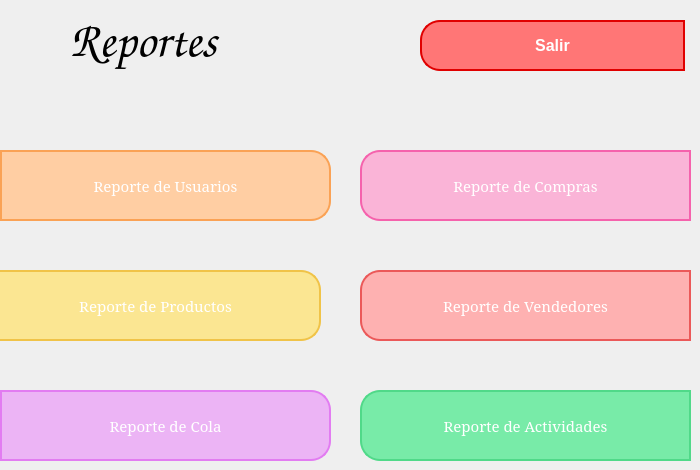
             <widget class="QWidget" name="Reporte">
              <widget class="QLabel" name="label_2">
               <property name="geometry">
                <rect>
                 <x>70</x>
                 <y>0</y>
                 <width>291</width>
                 <height>81</height>
                </rect>
               </property>
               <property name="font">
                <font>
                 <family>Comic Sans MS</family>
                 <pointsize>36</pointsize>
                 <weight>75</weight>
                 <bold>true</bold>
                </font>
               </property>
               <property name="text">
                <string>Reportes</string>
               </property>
              </widget>
              <widget class="QPushButton" name="bt_reporte_usuarios">
               <property name="geometry">
                <rect>
                 <x>0</x>
                 <y>150</y>
                 <width>331</width>
                 <height>71</height>
                </rect>
               </property>
               <property name="font">
                <font>
                 <family>MS Serif</family>
                 <pointsize>11</pointsize>
                 <weight>50</weight>
                 <bold>false</bold>
                </font>
               </property>
               <property name="styleSheet">
                <string notr="true">QPushButton {
    background-color: #ffcea3;
    border: 2px solid #Faa255; 
	color: white;
    padding: 10px;
	border-top-right-radius:20px;
	border-bottom-right-radius:20px;

}

QPushButton:hover {
    background-color:#Faa255;
    border: 2px solid #Faa255; 
}


</string>
               </property>
               <property name="text">
                <string>Reporte de Usuarios</string>
               </property>
               <property name="icon">
                <iconset resource="res1.qrc">
                 <normaloff>:/images/up_employee.png</normaloff>:/images/up_employee.png</iconset>
               </property>
               <property name="iconSize">
                <size>
                 <width>50</width>
                 <height>100</height>
                </size>
               </property>
              </widget>
              <widget class="QPushButton" name="go_login_reportes">
               <property name="geometry">
                <rect>
                 <x>420</x>
                 <y>20</y>
                 <width>265</width>
                 <height>51</height>
                </rect>
               </property>
               <property name="styleSheet">
                <string notr="true">QPushButton {
    background-color: #ff7676;
    border: 2px solid #e00000; 
    color: white;
    font-size: 16px;
    font-weight: bold;
    padding: 10px;
	border-top-left-radius:20px;
	border-bottom-left-radius:20px;

}

QPushButton:hover {
    background-color:#c20000; 
    border: 2px solid #c20000; 
}</string>
               </property>
               <property name="text">
                <string>Salir</string>
               </property>
               <property name="icon">
                <iconset resource="res1.qrc">
                 <normaloff>:/images/bt_back.png</normaloff>:/images/bt_back.png</iconset>
               </property>
               <property name="iconSize">
                <size>
                 <width>30</width>
                 <height>30</height>
                </size>
               </property>
              </widget>
              <widget class="QPushButton" name="bt_reporte_productos">
               <property name="geometry">
                <rect>
                 <x>-10</x>
                 <y>270</y>
                 <width>331</width>
                 <height>71</height>
                </rect>
               </property>
               <property name="font">
                <font>
                 <family>MS Serif</family>
                 <pointsize>11</pointsize>
                 <weight>50</weight>
                 <bold>false</bold>
                </font>
               </property>
               <property name="styleSheet">
                <string notr="true">QPushButton {
    background-color: #FBE692;
    border: 2px solid #F0C348; 
	color: white;
    padding: 10px;
	border-top-right-radius:20px;
	border-bottom-right-radius:20px;

}

QPushButton:hover {
    background-color:#F0C348;
    border: 2px solid #F0C348; 
}


</string>
               </property>
               <property name="text">
                <string>Reporte de Productos</string>
               </property>
               <property name="icon">
                <iconset resource="res1.qrc">
                 <normaloff>:/images/up_products.png</normaloff>:/images/up_products.png</iconset>
               </property>
               <property name="iconSize">
                <size>
                 <width>50</width>
                 <height>100</height>
                </size>
               </property>
              </widget>
              <widget class="QPushButton" name="bt_reportes_COLA">
               <property name="geometry">
                <rect>
                 <x>0</x>
                 <y>390</y>
                 <width>331</width>
                 <height>71</height>
                </rect>
               </property>
               <property name="font">
                <font>
                 <family>MS Serif</family>
                 <pointsize>11</pointsize>
                 <weight>50</weight>
                 <bold>false</bold>
                </font>
               </property>
               <property name="styleSheet">
                <string notr="true">QPushButton {
    background-color: #ecb4f5;
    border: 2px solid #e27cf1; 
	color: white;
    padding: 10px;
	border-top-right-radius:20px;
	border-bottom-right-radius:20px;

}

QPushButton:hover {
    background-color:#e27cf1;
    border: 2px solid #e27cf1; 
}


</string>
               </property>
               <property name="text">
                <string>Reporte de Cola</string>
               </property>
               <property name="icon">
                <iconset>
                 <normaloff>rp_icon.png</normaloff>rp_icon.png</iconset>
               </property>
               <property name="iconSize">
                <size>
                 <width>50</width>
                 <height>100</height>
                </size>
               </property>
              </widget>
              <widget class="QPushButton" name="bt_reporte_compras">
               <property name="geometry">
                <rect>
                 <x>360</x>
                 <y>150</y>
                 <width>331</width>
                 <height>71</height>
                </rect>
               </property>
               <property name="font">
                <font>
                 <family>MS Serif</family>
                 <pointsize>11</pointsize>
                 <weight>50</weight>
                 <bold>false</bold>
                </font>
               </property>
               <property name="styleSheet">
                <string notr="true">QPushButton {
    background-color: #FAB4D7;
    border: 2px solid #f562AC; 
	color: white;
    padding: 10px;
	border-top-left-radius:20px;
	border-bottom-left-radius:20px;

}

QPushButton:hover {
    background-color:#f562AC;
    border: 2px solid #f562AC; 
}


</string>
               </property>
               <property name="text">
                <string>Reporte de Compras</string>
               </property>
               <property name="icon">
                <iconset resource="res1.qrc">
                 <normaloff>:/images/bt_shop.png</normaloff>:/images/bt_shop.png</iconset>
               </property>
               <property name="iconSize">
                <size>
                 <width>50</width>
                 <height>100</height>
                </size>
               </property>
              </widget>
              <widget class="QPushButton" name="bt_reporte_vendedores">
               <property name="geometry">
                <rect>
                 <x>360</x>
                 <y>270</y>
                 <width>331</width>
                 <height>71</height>
                </rect>
               </property>
               <property name="font">
                <font>
                 <family>MS Serif</family>
                 <pointsize>11</pointsize>
                 <weight>50</weight>
                 <bold>false</bold>
                </font>
               </property>
               <property name="styleSheet">
                <string notr="true">QPushButton {
    background-color: #feb1b1;
    border: 2px solid #EB5959; 
	color: white;
    padding: 10px;
	border-top-left-radius:20px;
	border-bottom-left-radius:20px;

}

QPushButton:hover {
    background-color:#EB5959;
    border: 2px solid #EB5959; 
}


</string>
               </property>
               <property name="text">
                <string>Reporte de Vendedores</string>
               </property>
               <property name="icon">
                <iconset resource="res1.qrc">
                 <normaloff>:/images/img_admin.png</normaloff>:/images/img_admin.png</iconset>
               </property>
               <property name="iconSize">
                <size>
                 <width>50</width>
                 <height>100</height>
                </size>
               </property>
              </widget>
              <widget class="QPushButton" name="bt_reporte_actividades">
               <property name="geometry">
                <rect>
                 <x>360</x>
                 <y>390</y>
                 <width>331</width>
                 <height>71</height>
                </rect>
               </property>
               <property name="font">
                <font>
                 <family>MS Serif</family>
                 <pointsize>11</pointsize>
                 <weight>50</weight>
                 <bold>false</bold>
                </font>
               </property>
               <property name="styleSheet">
                <string notr="true">QPushButton {
    background-color: #78EBA8;
    border: 2px solid #50D989; 
	color: white;
    padding: 10px;
	border-top-left-radius:20px;
	border-bottom-left-radius:20px;

}

QPushButton:hover {
    background-color:#50D989;
    border: 2px solid #50D989; 
}


</string>
               </property>
               <property name="text">
                <string>Reporte de Actividades</string>
               </property>
               <property name="icon">
                <iconset resource="res1.qrc">
                 <normaloff>:/images/up_activities.png</normaloff>:/images/up_activities.png</iconset>
               </property>
               <property name="iconSize">
                <size>
                 <width>50</width>
                 <height>100</height>
                </size>
               </property>
              </widget>
             </widget>
